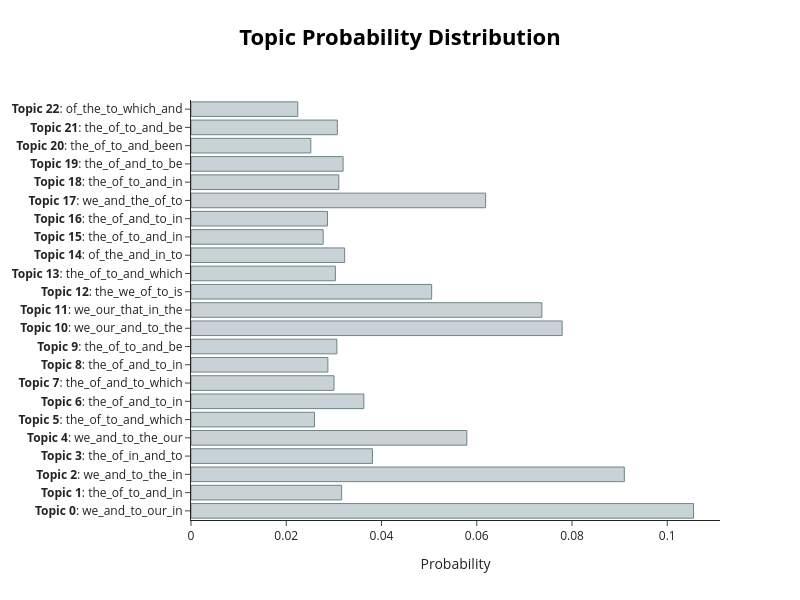

The notebook cell saved with this chart:
### Code cell
# output the topic distribution for the first speech
# hint: check out approximate_distribution() and visualize_distribution()
probs, _ = topic_model.approximate_distribution([docs[0]])
first_doc_distribution = probs[0]
topic_model.visualize_distribution(first_doc_distribution)

### Figure 1 — Plotly figure (JSON) as saved in the notebook; plotly's stock layout.template omitted (floating-point values rounded to 4 significant figures)
{"data": [{"marker": {"color": "#C8D2D7", "line": {"color": "#6E8484", "width": 1}}, "orientation": "h", "type": "bar", "x": [0.1055, 0.03163, 0.09098, 0.0381, 0.05791, 0.02593, 0.03629, 0.03002, 0.02874, 0.03062, 0.07793, 0.07367, 0.05053, 0.03032, 0.03226, 0.02776, 0.02865, 0.06186, 0.03104, 0.03193, 0.02516, 0.03073, 0.02242], "y": ["<b>Topic 0</b>: we_and_to_our_in", "<b>Topic 1</b>: the_of_to_and_in", "<b>Topic 2</b>: we_and_to_the_in", "<b>Topic 3</b>: the_of_in_and_to", "<b>Topic 4</b>: we_and_to_the_our", "<b>Topic 5</b>: the_of_to_and_which", "<b>Topic 6</b>: the_of_and_to_in", "<b>Topic 7</b>: the_of_and_to_which", "<b>Topic 8</b>: the_of_and_to_in", "<b>Topic 9</b>: the_of_to_and_be", "<b>Topic 10</b>: we_our_and_to_the", "<b>Topic 11</b>: we_our_that_in_the", "<b>Topic 12</b>: the_we_of_to_is", "<b>Topic 13</b>: the_of_to_and_which", "<b>Topic 14</b>: of_the_and_in_to", "<b>Topic 15</b>: the_of_to_and_in", "<b>Topic 16</b>: the_of_and_to_in", "<b>Topic 17</b>: we_and_the_of_to", "<b>Topic 18</b>: the_of_to_and_in", "<b>Topic 19</b>: the_of_and_to_be", "<b>Topic 20</b>: the_of_to_and_been", "<b>Topic 21</b>: the_of_to_and_be", "<b>Topic 22</b>: of_the_to_which_and"]}], "layout": {"height": 600, "hoverlabel": {"bgcolor": "white", "font": {"family": "Rockwell", "size": 16}}, "title": {"font": {"color": "Black", "size": 22}, "text": "<b>Topic Probability Distribution</b>", "x": 0.5, "xanchor": "center", "y": 0.95, "yanchor": "top"}, "width": 800, "xaxis": {"title": {"text": "Probability"}}}}
